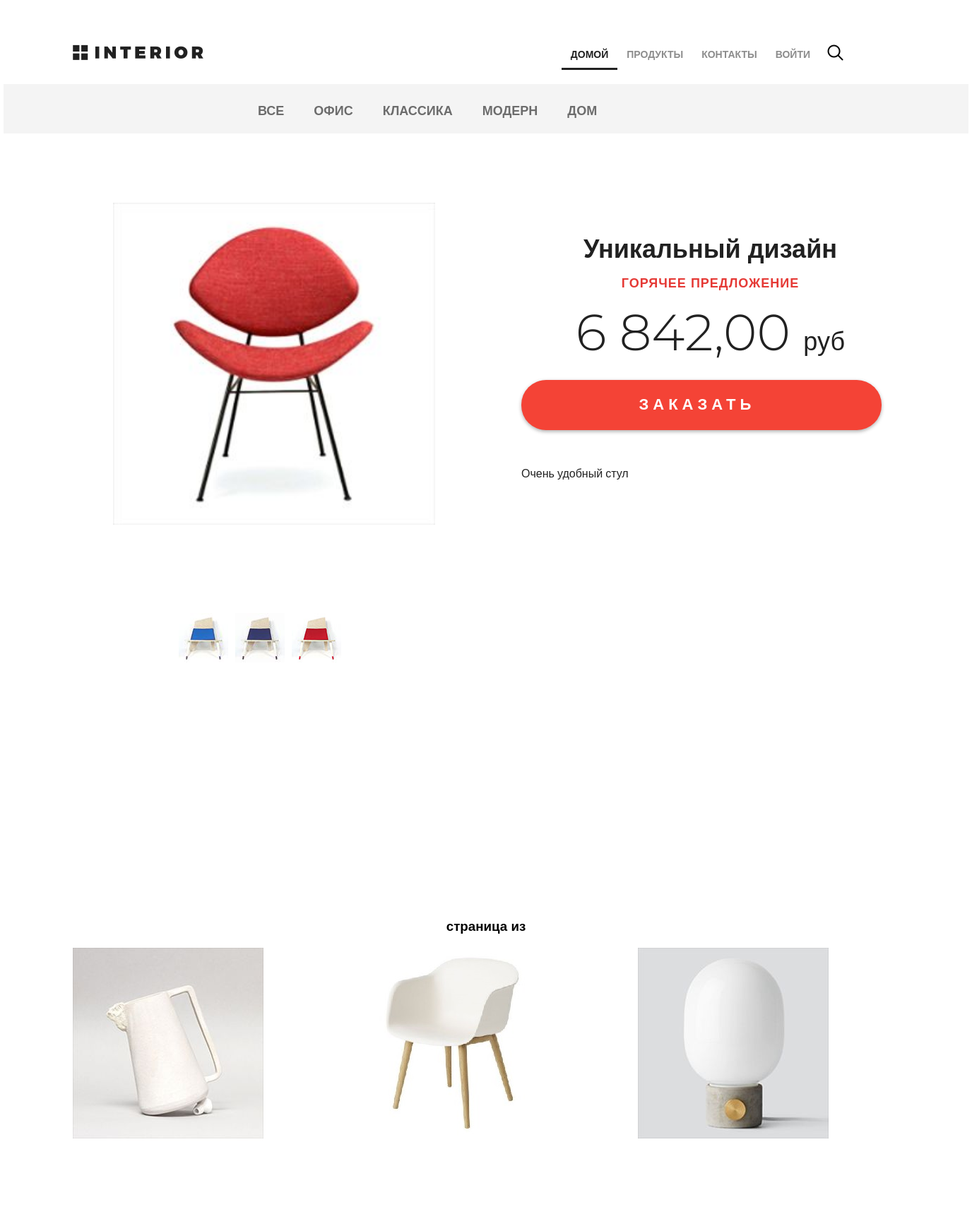
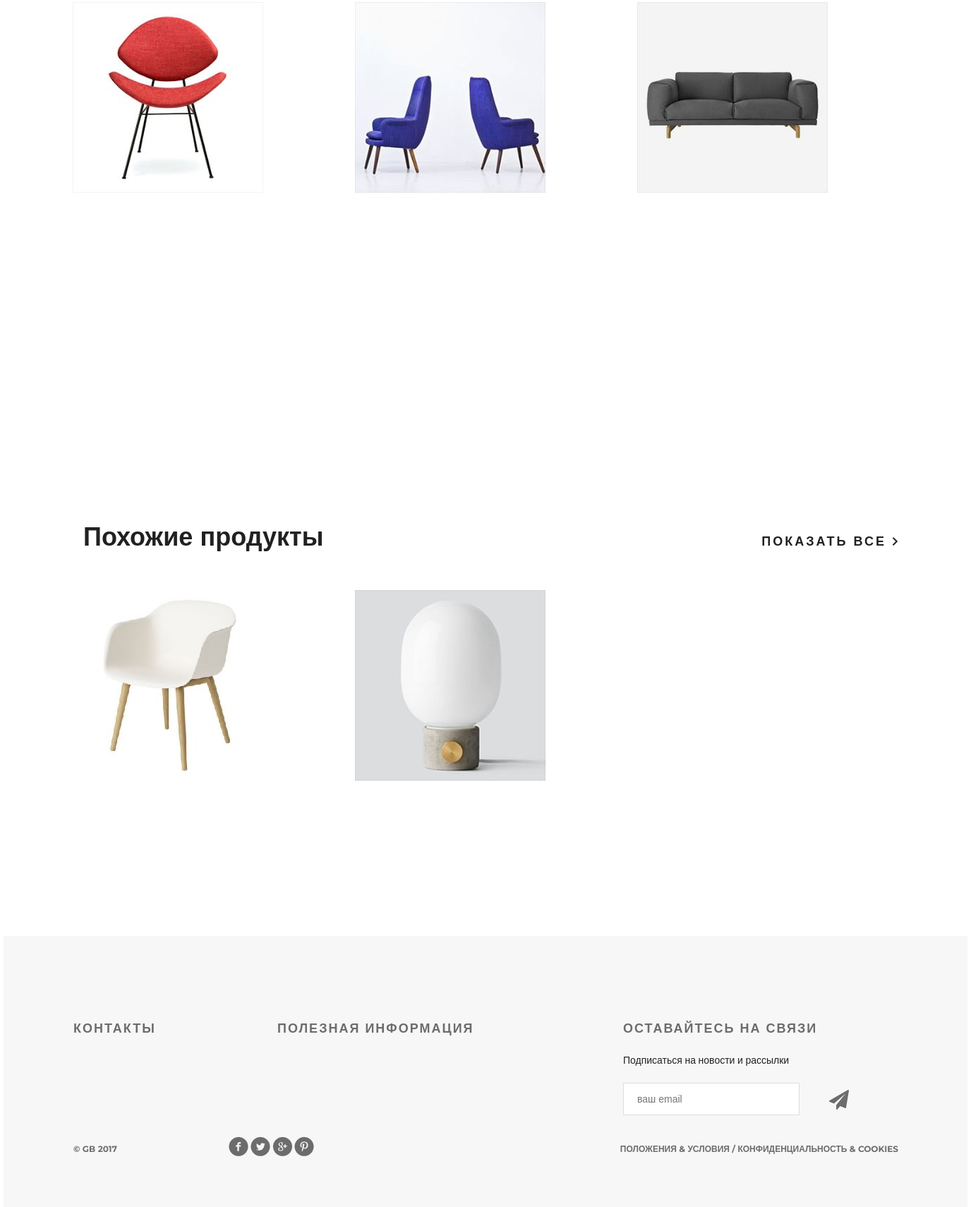
Screenshot of /products/ with the database file from the repository (2 pictures, top to bottom).
### mainapp/models.py (models this page shows, shortened)
class ProductCategory(models.Model):
    name = models.CharField(verbose_name='имя', max_length=64, unique=True)
    description = models.TextField(verbose_name='описание', blank=True)
    created = models.DateTimeField(auto_now_add=True)
    updated = models.DateTimeField(auto_now=True)
    is_active = models.BooleanField(default=True)

class Product(models.Model):
    category = models.ForeignKey(ProductCategory, on_delete=models.CASCADE)
    name = models.CharField(verbose_name='имя продукта', max_length=128)
    image = models.ImageField(upload_to='products_images', blank=True)
    short_desc = models.CharField(
        verbose_name='краткое описание продукта',
        max_length=60,
        blank=True,
    )
    description = models.TextField(
        verbose_name='описание продукта',
        blank=True,
    )
    price = models.DecimalField(
        verbose_name='цена продукта',
        max_digits=8,
        decimal_places=2,
        default=0,
    )
    quantity = models.PositiveIntegerField(
        verbose_name='количество на складе',
        default=0,
    )
    is_active = models.BooleanField(default=True)

### mainapp/views.py (the view, shortened to what this page needs)
# urls.py: path('products/', include('mainapp.urls', namespace='products')),
def products(request, pk=None, page=1):
    title = 'каталог'
    links_menu = ProductCategory.objects.all()
    basket = get_basket(request.user)
    hot_product = get_hot_product()
    same_products = get_same_products(hot_product)
    products = Product.objects.all().order_by('price')
    context = {
        'title': title,
        'links_menu': links_menu,
        'products': products,
        'hot_product': hot_product,
        'same_products': same_products,
        'basket': basket,
    }
    return render(request, 'mainapp/products.html', context=context)

### mainapp/views.py (called while the page is built)
def get_basket(user):
    if user.is_authenticated:
        return Basket.objects.filter(user=user)
    else:
        return []

def get_hot_product():
    products = Product.objects.all()
    return random.sample(list(products), 1)[0]

def get_same_products(hot_product):
    same_products = Product.objects.filter(category=hot_product.category).exclude(pk=hot_product.pk)
    return same_products

### mainapp/templates/mainapp/products.html (shortened to what this page needs)
{% extends 'geekshop/base.html' %}
{% load static %}
{% load humanize %}
{% block css %}
<link rel="stylesheet" type="text/css" href="{% static '/mainapp/style.css' %}">
{% endblock %}
{% block content %}
<div class="hero-white">
    <div class="header clearfix">
        {% include 'geekshop/includes/main_menu.html' %}
        <a href="#" class="basket"></a>
    </div>
</div>
<div class="details">
    <div class="links clearfix">
        <ul class="links-menu">
            <li>
                <a href="{% url 'products:category' 0 %}"
                   class="">
                    ВСЕ
                </a>
            </li>
            {% for link in links_menu %}
            <li>
                <a href="{% url 'products:category' link.pk %}"
                   class="">
                    {{link.name}}
                </a>
            </li>
            {% endfor %}
        </ul>
    </div>
    <div class="details-products">
        <div class="details-slider">
            <div class="slider-product">
                <img src="/media/{{ hot_product.image }} " width="80%" height="80%">
            </div>
            <div class="slider-control">
                <div class="block">
                    <a href="#"><img src="{% static '/geekshop/img/controll.jpg' %}" alt="">
                    </a>
                </div>
                <div class="block">
                    <a href="#"><img src="{% static '/geekshop/img/controll1.jpg' %}" alt="">
                    </a>
                </div>
                <div class="block">
                    <a href="#"><img src="{% static '/geekshop/img/controll2.jpg' %}" alt="">
                    </a>
                </div>
            </div>
        </div>
        <div class="description">
            <h3 class="big-bold">{{ hot_product.short_desc }}</h3>
            <h3 class="red">горячее предложение</h3>
            <p class="price"> {{ hot_product.price|intcomma }} <span>руб</span></p>
            <a href="{% url 'mainapp:detail' pk=hot_product.pk %}" class="red-button">
                заказать
            </a>
            <div class="description-text">
                {{ hot_product.description }}
            </div>
        </div>
    </div>
    <div class="related">
        <div class="title clearfix">
        </div>
        <br>
        <div class="related-products clearfix">
            <div class="paginator" style="text-align: center;"><h3>
                <span class="current">
                    &nbsp
                    страница {{ products.number }} из
                </span>
                </h3>
            </div><br>
            <div style="text-align: center;">
                {% for product in products %}
                <div class="block w-25">
                    <a href="{% url 'mainapp:detail' pk=product.pk %}">
                        <img src="/media/{{ product.image }}" alt="product">
                    </a>
                </div>
                {% endfor %}
            </div>
        </div>
    </div>
    <div class="related">
        <div class="title clearfix">
                <h2>Похожие продукты</h2>
                <a class="explore" href="#"> показать все <img src="{% static '/geekshop/img/arrow.png' %}" alt=""></a>
        </div>
        <div class="related-products clearfix">
            {% for product in same_products %}
            <div class="block w-25">
                <a href="{% url 'mainapp:detail' pk=product.pk %}">
                    <img src="/media/{{ product.image }}" alt="">
                </a>
            </div>
            {% endfor %}
        </div>
    </div>
</div>
{% endblock %}

### geekshop/static/geekshop/style.css (style rules this page uses)
* { margin: 0; padding: 0; }
body { font-family: 'Montserrat', sans-serif; }
html, body { height: 100%; }
.basket { display: block; width: 150px; height: 23px; position: absolute; top: 58px; left: 1190px; }
.clearfix:after { content: ""; display: block; clear: both; }
.explore { text-transform: uppercase; color: #212121; font-size: 18px; font-weight: 700; line-height: 24px; text-align: center; float: right; margin-top: 138px; letter-spacing: 3px; text-decoration: none; }
.big-bold { color: #212121; font-size: 36px; font-weight: 700; text-align: left; margin-bottom: 24px; line-height: 36px; }
.title { height: 152px; margin-right: 15px; }
.title h2 { float: left; margin-top: 118px; color: #212121; font-size: 36px; font-weight: 700; text-align: left; margin-left: 15px; }
.red { text-transform: uppercase; color: #e53935; font-size: 18px; font-weight: 700; text-align: left; letter-spacing: 1px; line-height: 17px; margin-bottom: 22px; }
.hero-white { background-color: #fff; height: 119px; padding-left: 98px; padding-right: 211px; position: relative; }
.links { height: 70px; background-color: #f4f4f4; position: relative; padding-left: 360px; }
.links-menu { margin: 27px auto 0px; position: absolute; }
.links-menu li { float: left; list-style-type: none; padding-right: 42px; }
.links-menu li a { text-decoration: none; color: #6c6c6c; font-size: 18px; font-weight: 700; text-transform: uppercase; }
.details-products { padding-left: 98px; padding-right: 98px; margin-top: 98px; height: 651px; }
.details-slider { width: 570px; float: left; margin-right: 30px; }
.slider-product { display:block; width: 570px; height: 570px; text-align: center; }
.slider-control { width: 420px; height: 70px; margin: 11px auto 0px; padding-left: 150px; }
.slider-control .block { height: 70px; width: 70px; position: relative; float: left; margin-right: 10px; }
.description { width: 535px; float: right; padding-left: 35px }
.description .big-bold { color: #212121; font-size: 36px; font-weight: 700; text-align: center; margin-top: 47px; margin-bottom: 0px; }
.description .red { text-transform: uppercase; color: #e53935; font-size: 18px; font-weight: 700; text-align: center; letter-spacing: 1px; line-height: 17px; margin-top: 23px; margin-bottom: 36px; }
.description .price { color: #212121; font-size: 72px; font-weight: 300; line-height: 48px; text-align: center; }
.description .price span { color: #212121; font-size: 36px; font-weight: 300; line-height: 48px; text-align: center; }
.red-button { display: block; height: 71px; width: 510px; border-radius: 35px; background-color: #f44336; text-align: center; text-transform: uppercase; text-decoration: none; color: #ffffff; font-size: 22px; font-weight: 700; line-height: 24px; box-shadow: 0px 2px 4.85px 0.15px rgba(33, 33, 33, 0.35); line-height: 70px; letter-spacing: 6px; margin-top: 31px; }
.description-text { margin-top: 50px; color: #212121; font-size: 16px; font-weight: 300; line-height: 24px; text-align: left; }
.related { padding: 0px 98px; }
.related .title { height: 343px; margin-right: 0; }
.related .title h2 { margin-top: 245px; }
.related .title .explore { margin-top: 262px; }
.related-products { margin-bottom: 120px; }
.related-products .block a img { float: left; }
.related-products .block { float: left; margin-right: 30px; display: block; height: 370px; width: 370px; position: relative; }
.related-products .block:nth-child(3n) { margin-right: 0px; }

### mainapp/static/mainapp/style.css (style rules this page uses)
.red-button { display: block; height: 71px; width: 510px; border-radius: 35px; background-color: #f44336; text-align: center; text-transform: uppercase; text-decoration: none; color: #ffffff; font-size: 22px; font-weight: 700; line-height: 24px; box-shadow: 0px 2px 4.85px 0.15px rgba(33, 33, 33, 0.35); line-height: 70px; letter-spacing: 6px; margin-top: 31px; }

### rows the page displays
ProductCategory: name "ОФИС"
ProductCategory: name "КЛАССИКА"
ProductCategory: name "МОДЕРН"
ProductCategory: name "ДОМ"
Product: image (picture), short_desc "Уникальный дизайн", price "6 842,00", description "Очень удобный стул"
Product: image (picture)
Product: image (picture)
Product: image (picture)
Product: image (picture)
Product: image (picture)
